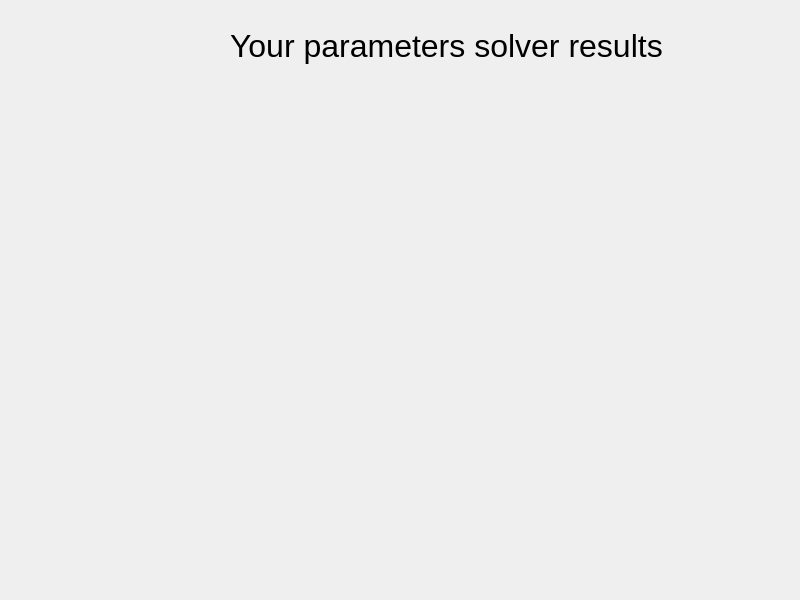
<?xml version="1.0" encoding="UTF-8"?>
<ui version="4.0">
 <class>MainWindow</class>
 <widget class="QMainWindow" name="MainWindow">
  <property name="geometry">
   <rect>
    <x>0</x>
    <y>0</y>
    <width>800</width>
    <height>600</height>
   </rect>
  </property>
  <property name="windowTitle">
   <string>MainWindow</string>
  </property>
  <widget class="QWidget" name="centralwidget">
   <widget class="QLabel" name="infoLabel">
    <property name="geometry">
     <rect>
      <x>230</x>
      <y>10</y>
      <width>451</width>
      <height>71</height>
     </rect>
    </property>
    <property name="font">
     <font>
      <pointsize>24</pointsize>
     </font>
    </property>
    <property name="text">
     <string>Your parameters solver results</string>
    </property>
   </widget>
  </widget>
 </widget>
 <resources/>
 <connections/>
</ui>
